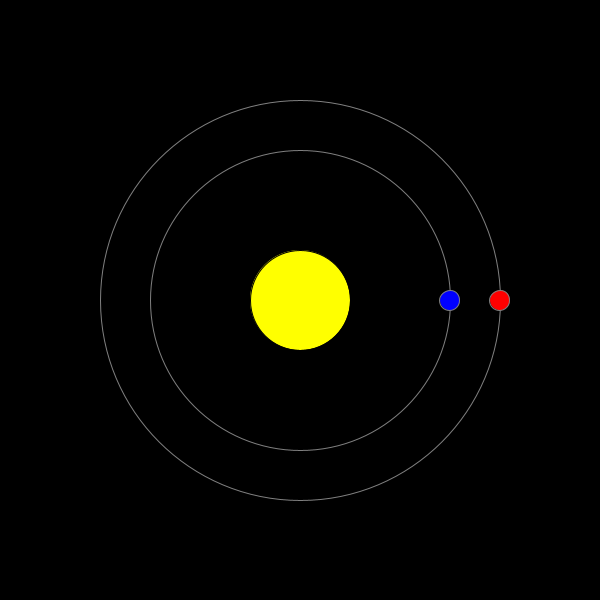
Frame 1 (no input)
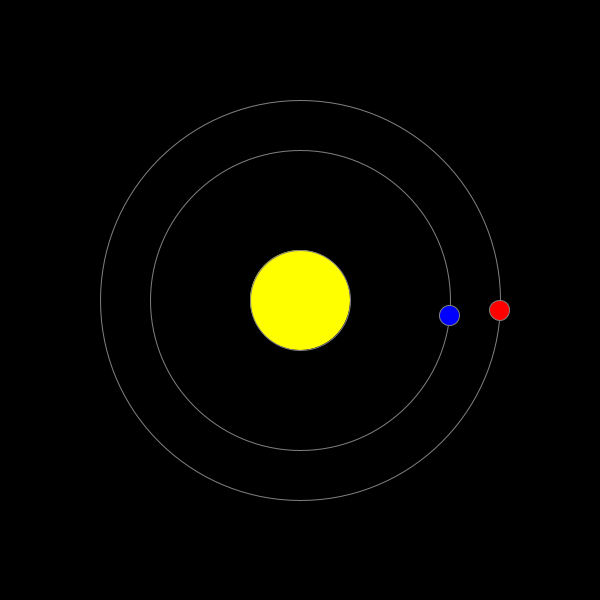
Frame 60 (the mouse pressed at the canvas centre just before this capture)
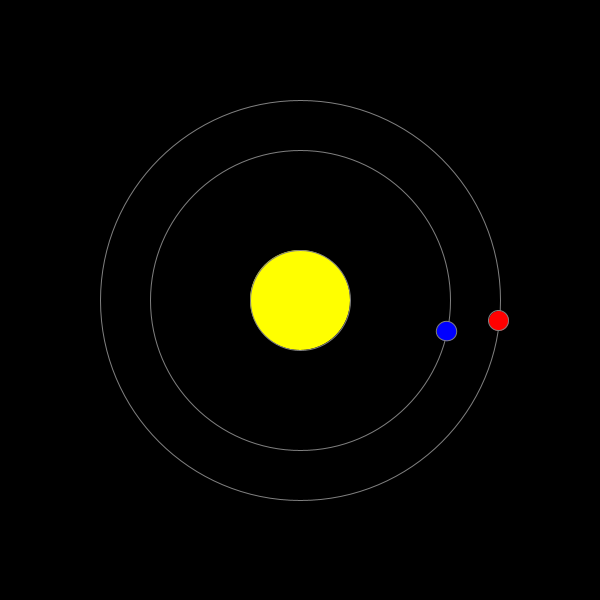
Frame 120 (the mouse held since frame 60 and released just before this capture)

The Processing sketch that drew these frames (run headless with seeded random() and noise(); from frame 60 on, the mouse is pressed at the canvas centre):

// Processing sketch: planetRock0_earth_mars
// ── planetRock0_earth_mars.pde
int x;
int y;
float angle=0;
float angleMars=0;

void setup(){
  size(600,600);
  rectMode(CENTER);
}

void draw(){
  background(0);
  translate(width/2,height/2);
  
  fill(255,255,0);
  ellipse(0, 0,100,100);
  
  noFill();
  stroke(128);
  ellipse(0, 0,300,300);
  ellipse(0, 0,400,400);
  
  pushMatrix();
  
  angle+=PI/1800;
  rotate(angle);
  fill(0,0,255);
  ellipse(150, 0, 20, 20);
  
//  translate(150, 0);
//  noFill();
//  ellipse(0, 0,60,60);
//  rotate(-angle*10);
//  fill(0,255,0);
//  ellipse(30, 0,10,10);
  popMatrix();
  
  angleMars+=PI/3600;
  rotate(angleMars);
  fill(255,0,0);
  ellipse(200, 0, 20, 20);
  
  
  
}
